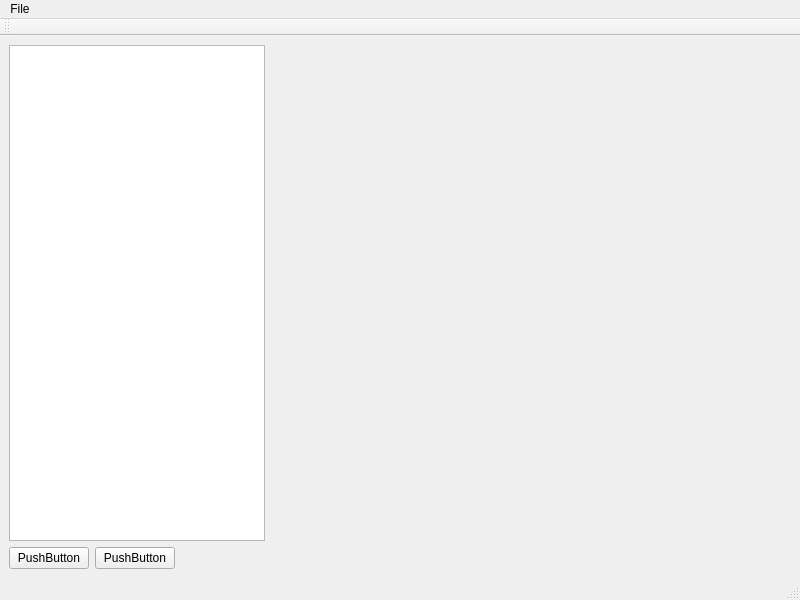
<?xml version="1.0" encoding="UTF-8"?>
<ui version="4.0">
 <class>MainWindow</class>
 <widget class="QMainWindow" name="MainWindow">
  <property name="geometry">
   <rect>
    <x>0</x>
    <y>0</y>
    <width>800</width>
    <height>600</height>
   </rect>
  </property>
  <property name="windowTitle">
   <string>MainWindow</string>
  </property>
  <widget class="QWidget" name="centralwidget">
   <layout class="QVBoxLayout" name="verticalLayout">
    <item>
     <layout class="QHBoxLayout" name="horizontalLayout">
      <item>
       <widget class="QTreeView" name="treeView">
        <property name="sizePolicy">
         <sizepolicy hsizetype="Preferred" vsizetype="Expanding">
          <horstretch>0</horstretch>
          <verstretch>0</verstretch>
         </sizepolicy>
        </property>
        <property name="contextMenuPolicy">
         <enum>Qt::ContextMenuPolicy::ActionsContextMenu</enum>
        </property>
       </widget>
      </item>
      <item>
       <widget class="QVTKOpenGLNativeWidget" name="widget" native="true">
        <property name="sizePolicy">
         <sizepolicy hsizetype="Expanding" vsizetype="Expanding">
          <horstretch>0</horstretch>
          <verstretch>0</verstretch>
         </sizepolicy>
        </property>
       </widget>
      </item>
     </layout>
    </item>
    <item>
     <layout class="QHBoxLayout" name="horizontalLayout_2">
      <item>
       <widget class="QPushButton" name="pushButton">
        <property name="text">
         <string>PushButton</string>
        </property>
       </widget>
      </item>
      <item>
       <widget class="QPushButton" name="pushButton_2">
        <property name="text">
         <string>PushButton</string>
        </property>
       </widget>
      </item>
      <item>
       <spacer name="horizontalSpacer">
        <property name="orientation">
         <enum>Qt::Orientation::Horizontal</enum>
        </property>
        <property name="sizeHint" stdset="0">
         <size>
          <width>40</width>
          <height>20</height>
         </size>
        </property>
       </spacer>
      </item>
     </layout>
    </item>
   </layout>
  </widget>
  <widget class="QMenuBar" name="menubar">
   <property name="geometry">
    <rect>
     <x>0</x>
     <y>0</y>
     <width>800</width>
     <height>25</height>
    </rect>
   </property>
   <widget class="QMenu" name="menuFile">
    <property name="title">
     <string>File</string>
    </property>
    <addaction name="actionOpen_File"/>
   </widget>
   <addaction name="menuFile"/>
  </widget>
  <widget class="QStatusBar" name="statusbar"/>
  <widget class="QToolBar" name="toolBar">
   <property name="windowTitle">
    <string>toolBar</string>
   </property>
   <attribute name="toolBarArea">
    <enum>TopToolBarArea</enum>
   </attribute>
   <attribute name="toolBarBreak">
    <bool>false</bool>
   </attribute>
  </widget>
  <action name="actionOpen_File">
   <property name="icon">
    <iconset resource="icon.qrc">
     <normaloff>:/Icons/grp9WT.png</normaloff>:/Icons/grp9WT.png</iconset>
   </property>
   <property name="text">
    <string>Open File</string>
   </property>
   <property name="menuRole">
    <enum>QAction::MenuRole::NoRole</enum>
   </property>
  </action>
  <action name="actionItem_Options">
   <property name="text">
    <string>Options</string>
   </property>
   <property name="menuRole">
    <enum>QAction::MenuRole::NoRole</enum>
   </property>
  </action>
 </widget>
 <customwidgets>
  <customwidget>
   <class>QVTKOpenGLNativeWidget</class>
   <extends>QWidget</extends>
   <header>QVTKOpenGLNativeWidget.h</header>
   <container>1</container>
  </customwidget>
 </customwidgets>
 <resources>
  <include location="icon.qrc"/>
 </resources>
 <connections/>
</ui>
